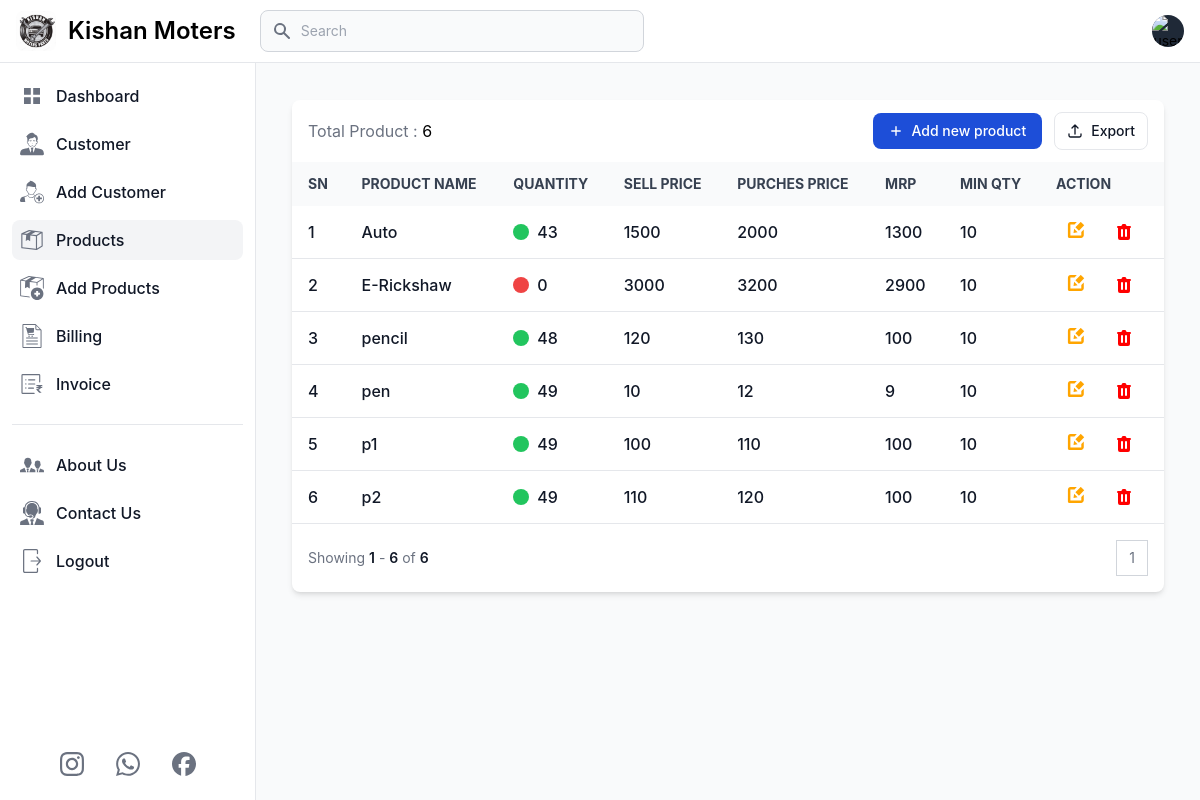
Page /products (signed in) on the earlier database version.
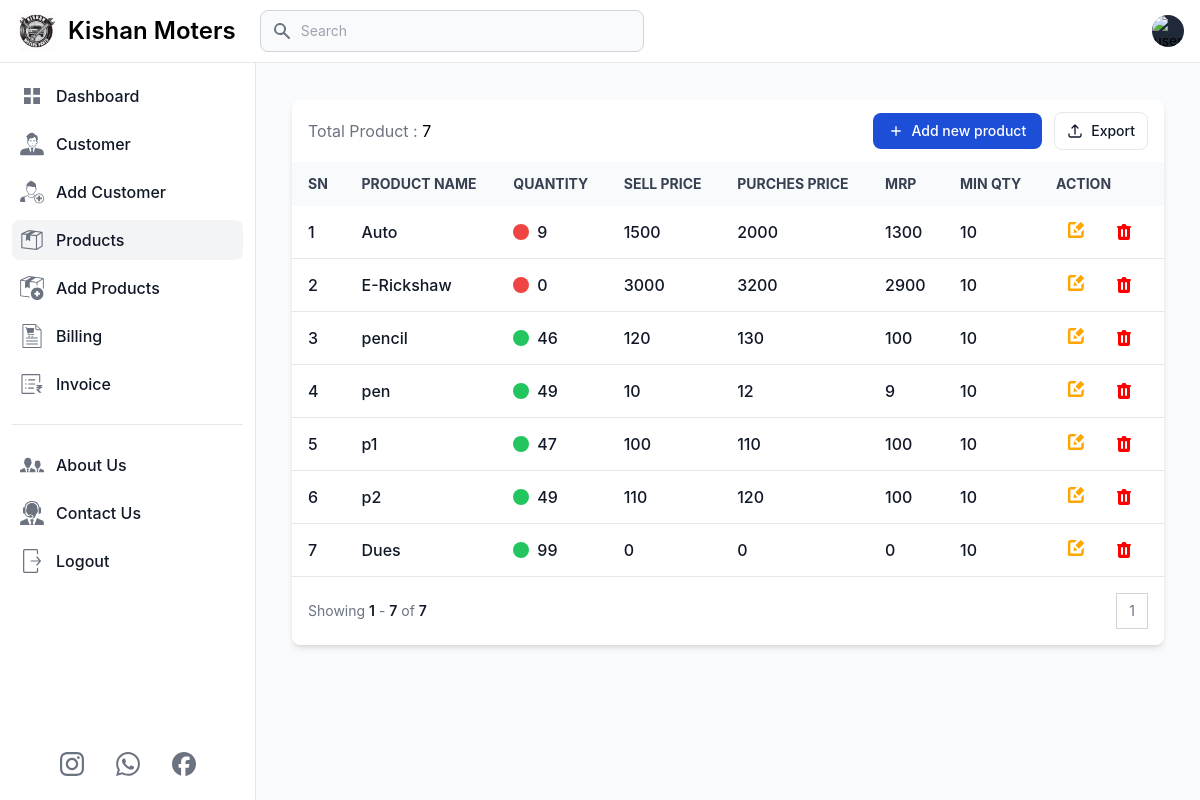
Same page on the later database version.
### app.py (models this page shows, shortened)
class Products(db.Model):
    prod_id = db.Column(db.Integer, primary_key=True)
    user_id = db.Column(db.Integer, db.ForeignKey('user.id'), nullable=False)
    prod_name = db.Column(db.String(100), nullable=False)
    prod_quantity = db.Column(db.Integer, nullable=False)
    prod_sell_price = db.Column(db.Integer, nullable=False)
    prod_mrp = db.Column(db.Integer, nullable=False)
    prod_buy_price = db.Column(db.Integer, nullable=False)
    prod_min_quantity = db.Column(db.Integer, nullable=False)

### app.py (the view)
@app.route('/products', methods=['GET', 'POST'])
def products():
    if 'email' in session:
        user = User.query.filter_by(email=session['email']).first()
        page = request.args.get('page', 1, type=int)
        products = Products.query.filter(Products.user_id == user.id).paginate(page=page, per_page=10)
        total_product = Products.query.filter(Products.user_id == user.id).count()
        return render_template('product.html', title='Products', current_page='products',
                               user=user, products=products, total_product=total_product, min=min, enumerate=enumerate)
    else:
        flash('You need to login first.', 'error')
        return redirect('/login')

### templates/product.html (shortened to what this page needs)
{% extends 'layout.html' %}
{% block content %}
<main class="p-4 md:ml-64 h-auto pt-20">
    <div class="m-2 md:m-5 max-w-screen-2xl">
        <div class="relative overflow-hidden bg-white shadow-md dark:bg-gray-800 rounded-lg">
            <div
                class="flex flex-col px-4 py-3 space-y-3 lg:flex-row lg:items-center lg:justify-between lg:space-y-0 lg:space-x-4">
                <div class="flex items-center flex-1 space-x-4">
                    <h5>
                        <span class="text-gray-500">Total Product : </span>
                        <span class="dark:text-white">{{total_product}}</span>
                    </h5>
                </div>
                <div
                    class="flex flex-col flex-shrink-0 space-y-3 md:flex-row md:items-center lg:justify-end md:space-y-0 md:space-x-3">
                    <a href="/add_product">
                        <button type="button"
                            class="flex items-center justify-center px-4 py-2 text-sm font-medium text-white rounded-lg bg-primary-700 hover:bg-primary-800 focus:ring-4 focus:ring-primary-300 dark:bg-primary-600 dark:hover:bg-primary-700 focus:outline-none dark:focus:ring-primary-800">
                            <svg class="h-3.5 w-3.5 mr-2" fill="currentColor" viewbox="0 0 20 20" xmlns="http://www.w3.org/2000/svg"
                                aria-hidden="true">
                                <path clip-rule="evenodd" fill-rule="evenodd"
                                    d="M10 3a1 1 0 011 1v5h5a1 1 0 110 2h-5v5a1 1 0 11-2 0v-5H4a1 1 0 110-2h5V4a1 1 0 011-1z" />
                            </svg>
                            Add new product
                        </button>
                    </a>
                    <a href="/download_excel">
                        <button type="button"
                            class="flex items-center justify-center flex-shrink-0 px-3 py-2 text-sm font-medium text-gray-900 bg-white border border-gray-200 rounded-lg focus:outline-none hover:bg-gray-100 hover:text-primary-700 focus:z-10 focus:ring-4 focus:ring-gray-200 dark:focus:ring-gray-700 dark:bg-gray-800 dark:text-gray-400 dark:border-gray-600 dark:hover:text-white dark:hover:bg-gray-700">
                            <svg class="w-4 h-4 mr-2" xmlns="http://www.w3.org/2000/svg" fill="none" viewbox="0 0 24 24" stroke-width="2"
                                stroke="currentColor" aria-hidden="true">
                                <path stroke-linecap="round" stroke-linejoin="round"
                                    d="M3 16.5v2.25A2.25 2.25 0 005.25 21h13.5A2.25 2.25 0 0021 18.75V16.5m-13.5-9L12 3m0 0l4.5 4.5M12 3v13.5" />
                            </svg>
                            Export
                        </button>
                    </a>
                </div>
            </div>
            <div class="overflow-x-auto">
                <table class="w-full text-sm text-left text-gray-500 dark:text-gray-400">
                    <thead
                        class="text-xs md:text-sm text-gray-700 uppercase bg-gray-50 dark:bg-gray-700 dark:text-gray-400">
                        <tr>
                            <th scope="col" class="px-4 py-3 whitespace-nowrap">SN</th>
                            <th scope="col" class="px-4 py-3 whitespace-nowrap">Product Name</th>
                            <th scope="col" class="px-4 py-3 whitespace-nowrap">Quantity</th>
                            <th scope="col" class="px-4 py-3 whitespace-nowrap">Sell Price</th>
                            <th scope="col" class="px-4 py-3 whitespace-nowrap">Purches Price</th>
                            <th scope="col" class="px-4 py-3 whitespace-nowrap">MRP</th>
                            <th scope="col" class="px-4 py-3 whitespace-nowrap">Min Qty</th>
                            <th scope="col" class="px-4 py-3 whitespace-nowrap">Action</th>
                        </tr>
                    </thead>
                    <tbody>
                        {% if products.items %}
                            {% for index, product in enumerate(products.items, start=(products.page - 1) * products.per_page + 1) %}
                            <tr class="border-b text-base dark:border-gray-600 hover:bg-gray-100 dark:hover:bg-gray-700">
                                <td class="px-4 py-2 font-medium text-gray-900 whitespace-nowrap dark:text-white">
                                    <div class="flex items-center">
                                        {{ index}}
                                    </div>
                                </td>
                                <th scope="row"
                                    class="px-4 py-2 font-medium text-gray-900 whitespace-nowrap dark:text-white">
                                    <div class="flex items-center">
                                        {{product.prod_name}}
                                    </div>
                                </th>
                                <td class="px-4 py-2 font-medium text-gray-900 whitespace-nowrap dark:text-white">
                                    <div class="flex items-center">
                                        <div class="inline-block w-4 h-4 mr-2 {%if product.prod_quantity>product.prod_min_quantity%} bg-green-500 {% else %} bg-red-500 {% endif %} rounded-full"></div>
                                        {{product.prod_quantity}}
                                    </div>
                                </td>
                                <td class="px-4 py-2 font-medium text-gray-900 whitespace-nowrap dark:text-white">
                                    <div class="flex items-center">
                                        {{product.prod_sell_price}}
                                    </div>
                                </td>
                                <td class="px-4 py-2 font-medium text-gray-900 whitespace-nowrap dark:text-white">
                                    <div class="flex items-center">
                                        {{product.prod_mrp}}
                                    </div>
                                </td>
                                <td class="px-4 py-2 font-medium text-gray-900 whitespace-nowrap dark:text-white">
                                    <div class="flex items-center">
                                        {{product.prod_buy_price}}
                                    </div>
                                </td>
                                <td class="px-4 py-2 font-medium text-gray-900 whitespace-nowrap dark:text-white">
                                    <div class="flex items-center">
                                        {{product.prod_min_quantity}}
                                    </div>
                                </td>
                                <td class="px-4 py-2 font-medium text-gray-900 whitespace-nowrap dark:text-white flex">
                                    <div class="mr-2 p-2 hover:bg-slate-800 hover:rounded-md">
                                        <a href="{{ url_for('edit_product', prod_id=product.prod_id)}}">
                                            <button class="flex justify-center items-center">
                                            </button>
                                        </a>
                                    </div>
                                    <div class="flex justify-center p-2 hover:bg-slate-800 hover:rounded-md">
                                        <button  id="deleteButton-{{ product.prod_id }}" data-modal-target="deleteModal-{{ product.prod_id }}"
                                            data-modal-toggle="deleteModal-{{ product.prod_id }}">
                                        </button>
                                    </div>
                                </td>
                            </tr>
                            {% endfor %}
                        {% else %}
                            <tr>
                                <td colspan="8" class="text-center p-5">No Product Found.</td>
                            </tr>
                        {% endif %}
                    </tbody>
                </table>
            </div>
            <nav class="flex flex-col items-start justify-between p-4 space-y-3 md:flex-row md:items-center md:space-y-0"
                aria-label="Table navigation">
                <span class="text-sm font-normal text-gray-500 dark:text-gray-400">
                    Showing
                    <span class="font-semibold text-gray-900 dark:text-white">{{ products.page * products.per_page - products.per_page + 1 }}</span>
                    -
                    <span class="font-semibold text-gray-900 dark:text-white">{{ min(products.page * products.per_page, total_product) }}</span>
                    of
                    <span class="font-semibold text-gray-900 dark:text-white">{{ total_product }}</span>
                </span>
                <ul class="inline-flex items-stretch -space-x-px">
                    {% for num in products.iter_pages(left_edge=1, right_edge=1, left_current=2, right_current=2) %}
                        {% if num %}
                            <li>
                                <a href="#"
                                    class="flex items-center justify-center px-3 py-2 text-sm leading-tight text-gray-500 bg-white border border-gray-300 hover:bg-gray-100 hover:text-gray-700 dark:bg-gray-800 dark:border-gray-700 dark:text-gray-400 dark:hover:bg-gray-700 dark:hover:text-white">{{ num }}</a>
                            </li>
                        {% else %}
                            <li>
                                <a href="#"
                                    class="flex items-center justify-center px-3 py-2 text-sm leading-tight text-gray-500 bg-white border border-gray-300 hover:bg-gray-100 hover:text-gray-700 dark:bg-gray-800 dark:border-gray-700 dark:text-gray-400 dark:hover:bg-gray-700 dark:hover:text-white">...</a>
                            </li>
                        {% endif %}
                    {% endfor %}
                </ul>
            </nav>
        </div>
    </div>
</main>
{% endblock %}

Differences in the rows shown:
changed Products "Auto": prod_quantity "43" → "9"
changed Products "pencil": prod_quantity "48" → "46"
changed Products (number 5 of 7 on the later page): prod_quantity "49" → "47"
added Products: index "7", prod_name "Dues", prod_quantity "99", prod_sell_price "0", prod_mrp "0", prod_buy_price "0", prod_min_quantity "10"
Other differences:
{{ total_product }}: "6" → "7"
{{ min(products.page * products.per_page, total_product) }}: "6" → "7"
